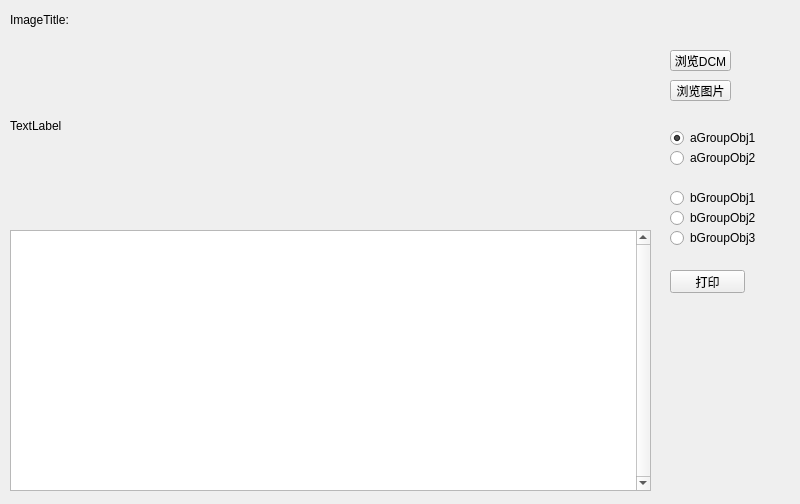
<?xml version="1.0" encoding="UTF-8"?>
<ui version="4.0">
 <class>MainTabPageFirst</class>
 <widget class="QWidget" name="MainTabPageFirst">
  <property name="geometry">
   <rect>
    <x>0</x>
    <y>0</y>
    <width>800</width>
    <height>504</height>
   </rect>
  </property>
  <property name="sizePolicy">
   <sizepolicy hsizetype="Expanding" vsizetype="Expanding">
    <horstretch>0</horstretch>
    <verstretch>0</verstretch>
   </sizepolicy>
  </property>
  <property name="windowTitle">
   <string>PageFirst</string>
  </property>
  <property name="styleSheet">
   <string notr="true"/>
  </property>
  <widget class="QLabel" name="imgTitleTip">
   <property name="geometry">
    <rect>
     <x>10</x>
     <y>10</y>
     <width>70</width>
     <height>20</height>
    </rect>
   </property>
   <property name="text">
    <string>ImageTitle:</string>
   </property>
  </widget>
  <widget class="QLabel" name="imgTitleValue">
   <property name="geometry">
    <rect>
     <x>80</x>
     <y>10</y>
     <width>391</width>
     <height>20</height>
    </rect>
   </property>
   <property name="text">
    <string/>
   </property>
  </widget>
  <widget class="QLabel" name="imgContent">
   <property name="geometry">
    <rect>
     <x>10</x>
     <y>40</y>
     <width>551</width>
     <height>171</height>
    </rect>
   </property>
   <property name="text">
    <string>TextLabel</string>
   </property>
  </widget>
  <widget class="QPushButton" name="btnBrowserDcm">
   <property name="geometry">
    <rect>
     <x>670</x>
     <y>50</y>
     <width>61</width>
     <height>21</height>
    </rect>
   </property>
   <property name="text">
    <string>浏览DCM</string>
   </property>
  </widget>
  <widget class="QPushButton" name="btnBrowserImg">
   <property name="geometry">
    <rect>
     <x>670</x>
     <y>80</y>
     <width>61</width>
     <height>21</height>
    </rect>
   </property>
   <property name="text">
    <string>浏览图片</string>
   </property>
  </widget>
  <widget class="QRadioButton" name="aGroupObj1">
   <property name="geometry">
    <rect>
     <x>670</x>
     <y>130</y>
     <width>89</width>
     <height>16</height>
    </rect>
   </property>
   <property name="styleSheet">
    <string notr="true"/>
   </property>
   <property name="text">
    <string>aGroupObj1</string>
   </property>
   <property name="checked">
    <bool>true</bool>
   </property>
  </widget>
  <widget class="QRadioButton" name="aGroupObj2">
   <property name="geometry">
    <rect>
     <x>670</x>
     <y>150</y>
     <width>89</width>
     <height>16</height>
    </rect>
   </property>
   <property name="text">
    <string>aGroupObj2</string>
   </property>
  </widget>
  <widget class="QRadioButton" name="bGroupObj1">
   <property name="geometry">
    <rect>
     <x>670</x>
     <y>190</y>
     <width>89</width>
     <height>16</height>
    </rect>
   </property>
   <property name="text">
    <string>bGroupObj1</string>
   </property>
  </widget>
  <widget class="QRadioButton" name="bGroupObj2">
   <property name="geometry">
    <rect>
     <x>670</x>
     <y>210</y>
     <width>89</width>
     <height>16</height>
    </rect>
   </property>
   <property name="text">
    <string>bGroupObj2</string>
   </property>
  </widget>
  <widget class="QRadioButton" name="bGroupObj3">
   <property name="enabled">
    <bool>true</bool>
   </property>
   <property name="geometry">
    <rect>
     <x>670</x>
     <y>230</y>
     <width>89</width>
     <height>16</height>
    </rect>
   </property>
   <property name="text">
    <string>bGroupObj3</string>
   </property>
  </widget>
  <widget class="QPushButton" name="btnPrint">
   <property name="geometry">
    <rect>
     <x>670</x>
     <y>270</y>
     <width>75</width>
     <height>23</height>
    </rect>
   </property>
   <property name="text">
    <string>打印</string>
   </property>
  </widget>
  <widget class="QListView" name="lvAppList">
   <property name="geometry">
    <rect>
     <x>10</x>
     <y>230</y>
     <width>641</width>
     <height>261</height>
    </rect>
   </property>
   <property name="focusPolicy">
    <enum>Qt::NoFocus</enum>
   </property>
   <property name="verticalScrollBarPolicy">
    <enum>Qt::ScrollBarAlwaysOn</enum>
   </property>
   <property name="horizontalScrollBarPolicy">
    <enum>Qt::ScrollBarAlwaysOff</enum>
   </property>
   <property name="dragDropMode">
    <enum>QAbstractItemView::DragDrop</enum>
   </property>
   <property name="selectionMode">
    <enum>QAbstractItemView::NoSelection</enum>
   </property>
   <property name="iconSize">
    <size>
     <width>40</width>
     <height>40</height>
    </size>
   </property>
   <property name="verticalScrollMode">
    <enum>QAbstractItemView::ScrollPerItem</enum>
   </property>
   <property name="horizontalScrollMode">
    <enum>QAbstractItemView::ScrollPerItem</enum>
   </property>
   <property name="spacing">
    <number>10</number>
   </property>
   <property name="gridSize">
    <size>
     <width>160</width>
     <height>60</height>
    </size>
   </property>
   <property name="viewMode">
    <enum>QListView::IconMode</enum>
   </property>
  </widget>
  <widget class="QListWidget" name="lwAppList">
   <property name="geometry">
    <rect>
     <x>10</x>
     <y>230</y>
     <width>641</width>
     <height>261</height>
    </rect>
   </property>
   <property name="focusPolicy">
    <enum>Qt::NoFocus</enum>
   </property>
   <property name="verticalScrollBarPolicy">
    <enum>Qt::ScrollBarAlwaysOff</enum>
   </property>
   <property name="horizontalScrollBarPolicy">
    <enum>Qt::ScrollBarAlwaysOff</enum>
   </property>
   <property name="dragDropMode">
    <enum>QAbstractItemView::DragDrop</enum>
   </property>
   <property name="selectionMode">
    <enum>QAbstractItemView::NoSelection</enum>
   </property>
   <property name="iconSize">
    <size>
     <width>40</width>
     <height>40</height>
    </size>
   </property>
   <property name="spacing">
    <number>10</number>
   </property>
   <property name="gridSize">
    <size>
     <width>60</width>
     <height>60</height>
    </size>
   </property>
   <property name="viewMode">
    <enum>QListView::IconMode</enum>
   </property>
   <item>
    <property name="text">
     <string>1</string>
    </property>
    <property name="icon">
     <iconset resource="QtGuiApplicationTest.qrc">
      <normaloff>:/AppImages/Resources/images/open.png</normaloff>:/AppImages/Resources/images/open.png</iconset>
    </property>
   </item>
   <item>
    <property name="text">
     <string>2</string>
    </property>
    <property name="icon">
     <iconset resource="QtGuiApplicationTest.qrc">
      <normaloff>:/AppImages/Resources/images/save.png</normaloff>:/AppImages/Resources/images/save.png</iconset>
    </property>
   </item>
  </widget>
  <zorder>lwAppList</zorder>
  <zorder>imgTitleTip</zorder>
  <zorder>imgTitleValue</zorder>
  <zorder>imgContent</zorder>
  <zorder>btnBrowserDcm</zorder>
  <zorder>btnBrowserImg</zorder>
  <zorder>aGroupObj1</zorder>
  <zorder>aGroupObj2</zorder>
  <zorder>bGroupObj1</zorder>
  <zorder>bGroupObj2</zorder>
  <zorder>bGroupObj3</zorder>
  <zorder>btnPrint</zorder>
  <zorder>lvAppList</zorder>
 </widget>
 <resources>
  <include location="QtGuiApplicationTest.qrc"/>
 </resources>
 <connections/>
</ui>
